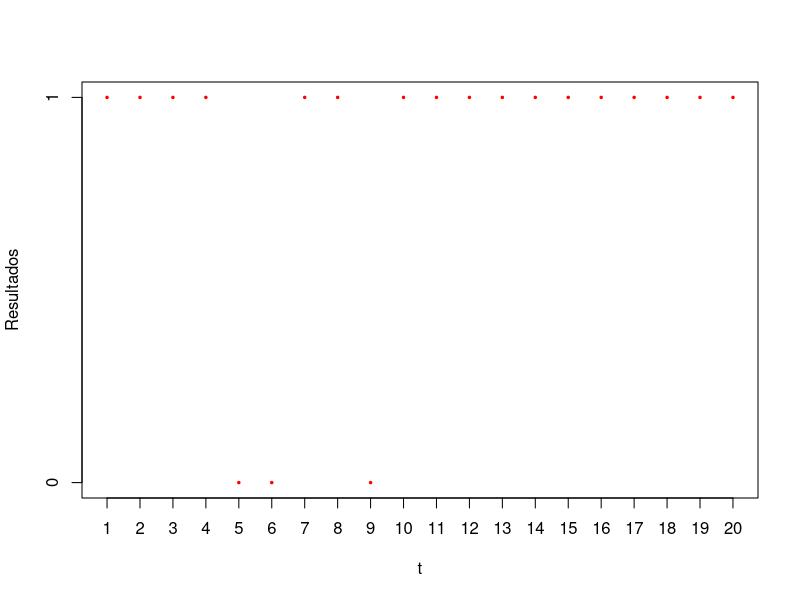

Reproduce this figure in R.
## ---- chunk 1
set.seed=2020
resultats=rbinom(20,1,0.7)
plot(1:length(resultats),resultats, xaxt="n",yaxt="n",type="p",pch=20,cex=0.5,xlab="t",ylab="Resultados",ylim = c(0,1),col="red")
xtick=1:length(resultats)
axis(side=1, at=xtick, labels=TRUE)
ytick=c(0,1)
axis(side=2, at=ytick, labels = TRUE)
## ---- chunk 2
library(xtable)
P=matrix(c(0.36,0.48,0.16,0.18,0.54,0.28,0.09,0.42,0.49),3,3,byrow=T)
P2=P%*%P
P3=P2%*%P
#print(xtable(P),type="latex",floating=F,include.rownames=F,
#include.colnames=F,hline.after=NULL)
